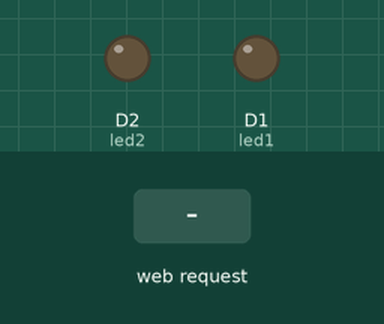
This program was run on a simulated ESP8266 (NodeMCU). Shown: output pins drawn as LEDs (lit = HIGH). The inputs (shaded band) are chosen by the test bench. WiFi joins after 1.5 s; servers stay silent unless stated; storage starts empty; what the program prints to the serial monitor is not drawn.

Above: at 2.7 s.
2.8 s: HTTP request GET /led1/on received
At 3.7 s:
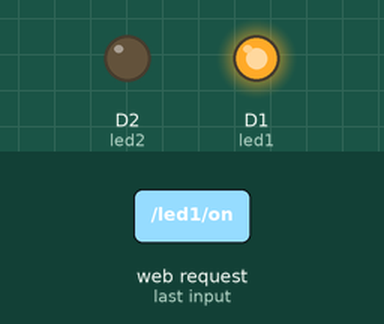
4.3 s: HTTP request GET /led2/on received
At 4.9 s:
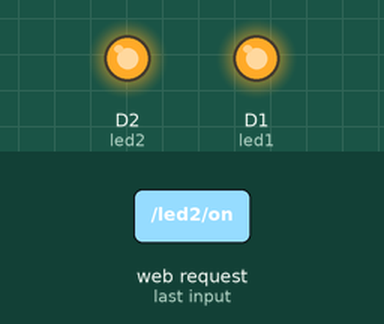
5.8 s: HTTP request GET /led1/off received
At 7.0 s:
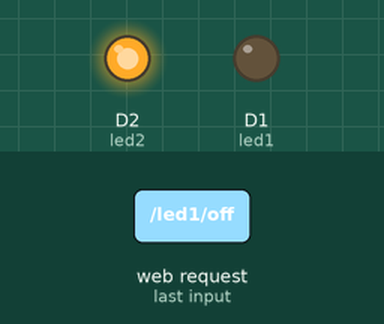
7.3 s: HTTP request GET /led2/off received
At 8.4 s:
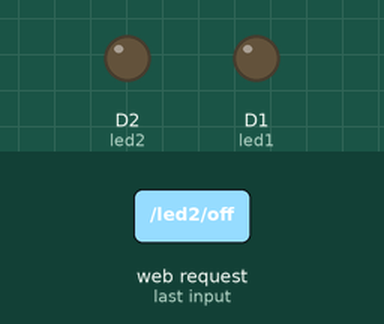
Timing chart, 0 to 9.8 s (numbered marks = the images above; inputs shaded):
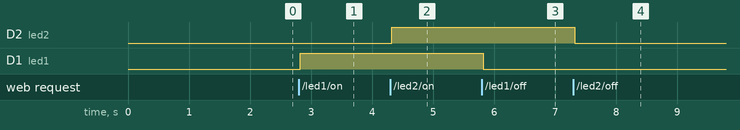

The program:

main.cpp
```cpp
/*********
  mustafa-vhfn
  https://github.com/mustafa-vhfn

*********/

#include <Arduino.h>
#include <ESP8266WiFi.h>
#include <ESPAsyncWebServer.h>
#include <LittleFS.h>

const char *ssid = "Your_SSID";       // Replace with your network's SSID
const char *password = "Your_Password";   // Replace with your network's password

const int led1 = D1; // GPIO5
const int led2 = D2; // GPIO4

AsyncWebServer server(80);

void setup() {
  pinMode(led1, OUTPUT);
  pinMode(led2, OUTPUT);
  digitalWrite(led1, LOW);
  digitalWrite(led2, LOW);

  Serial.begin(115200);

  WiFi.begin(ssid, password);
  Serial.println("Connecting to Wi-Fi...");


  unsigned long startAttemptTime = millis();
  while (WiFi.status() != WL_CONNECTED) {
    delay(500);
    Serial.print(".");
    if (millis() - startAttemptTime >= 10000) {
      Serial.println("Failed to connect to Wi-Fi.");
      return;
    }
  }

  Serial.println("Connected to Wi-Fi");

  Serial.print("IP Address: ");
  Serial.println(WiFi.localIP());

  if (!LittleFS.begin()) {
    Serial.println("Error mounting LittleFS!");
    return;
  }

  server.serveStatic("/", LittleFS, "/").setDefaultFile("index.html");
  server.serveStatic("/style.css", LittleFS, "/style.css");

  server.on("/led1/on", HTTP_GET, [](AsyncWebServerRequest *request) {
    digitalWrite(led1, HIGH);
    request->send(200, "text/plain", "LED 1 is ON");
  });

  server.on("/led1/off", HTTP_GET, [](AsyncWebServerRequest *request) {
    digitalWrite(led1, LOW);
    request->send(200, "text/plain", "LED 1 is OFF");
  });

  server.on("/led2/on", HTTP_GET, [](AsyncWebServerRequest *request) {
    digitalWrite(led2, HIGH);
    request->send(200, "text/plain", "LED 2 is ON");
  });

  server.on("/led2/off", HTTP_GET, [](AsyncWebServerRequest *request) {
    digitalWrite(led2, LOW);
    request->send(200, "text/plain", "LED 2 is OFF");
  });

  server.begin();
  Serial.println("Server started!");
}

void loop() {}
```

Measured:
- after the input at 2.8 s, D1 (led1): LOW → HIGH at once
- after the input at 4.3 s, D2 (led2): LOW → HIGH at once
- after the input at 5.8 s, D1 (led1): HIGH → LOW at once
- after the input at 7.3 s, D2 (led2): HIGH → LOW at once
